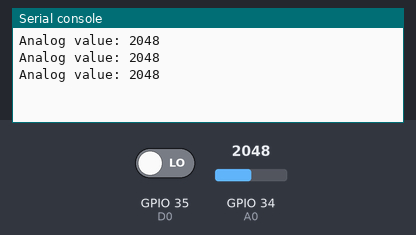
Recording of a program running on a simulated ESP32 board running MicroPython. Shown: the last lines printed to the serial console. The inputs (shaded band) are chosen by the test bench; at power-on: GPIO 35 (D0) LOW, GPIO 34 (A0) = 2048 (analog values on the 0–4095 scale).

Above: at 1.2 s.
1.3 s: GPIO 35 (D0) driven HIGH
3.5 s: GPIO 34 (A0) set to 2866
At 3.9 s:
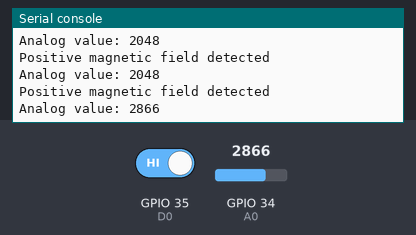
5.0 s: GPIO 34 (A0) set to 3603
At 5.4 s:
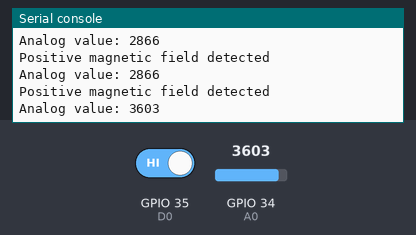
Timing chart, 0 to 8.0 s (numbered marks = the images above; inputs shaded):
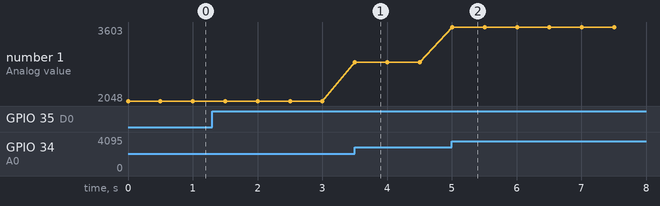

Measured:
- after the input at 3.5 s, the serial console: prints a new line at once (image 1)
- after the input at 5.0 s, the serial console: prints a new line at once (image 2)
- plotted number 1: 2048 → 2866 after the input at 3.5 s, 2866 → 3603 after the input at 5.0 s

The program:

KY-024.py
```python
from machine import Pin, ADC
import time

A0 = ADC(Pin(34))
D0 = Pin(35, Pin.IN)

A0.atten(ADC.ATTN_11DB)

while True:
    analog_value = A0.read()
    digital_value = D0.value()

    if digital_value == 1:
        print("Positive magnetic field detected")

    print(f"Analog value: {analog_value}")

    time.sleep(0.5)
```
